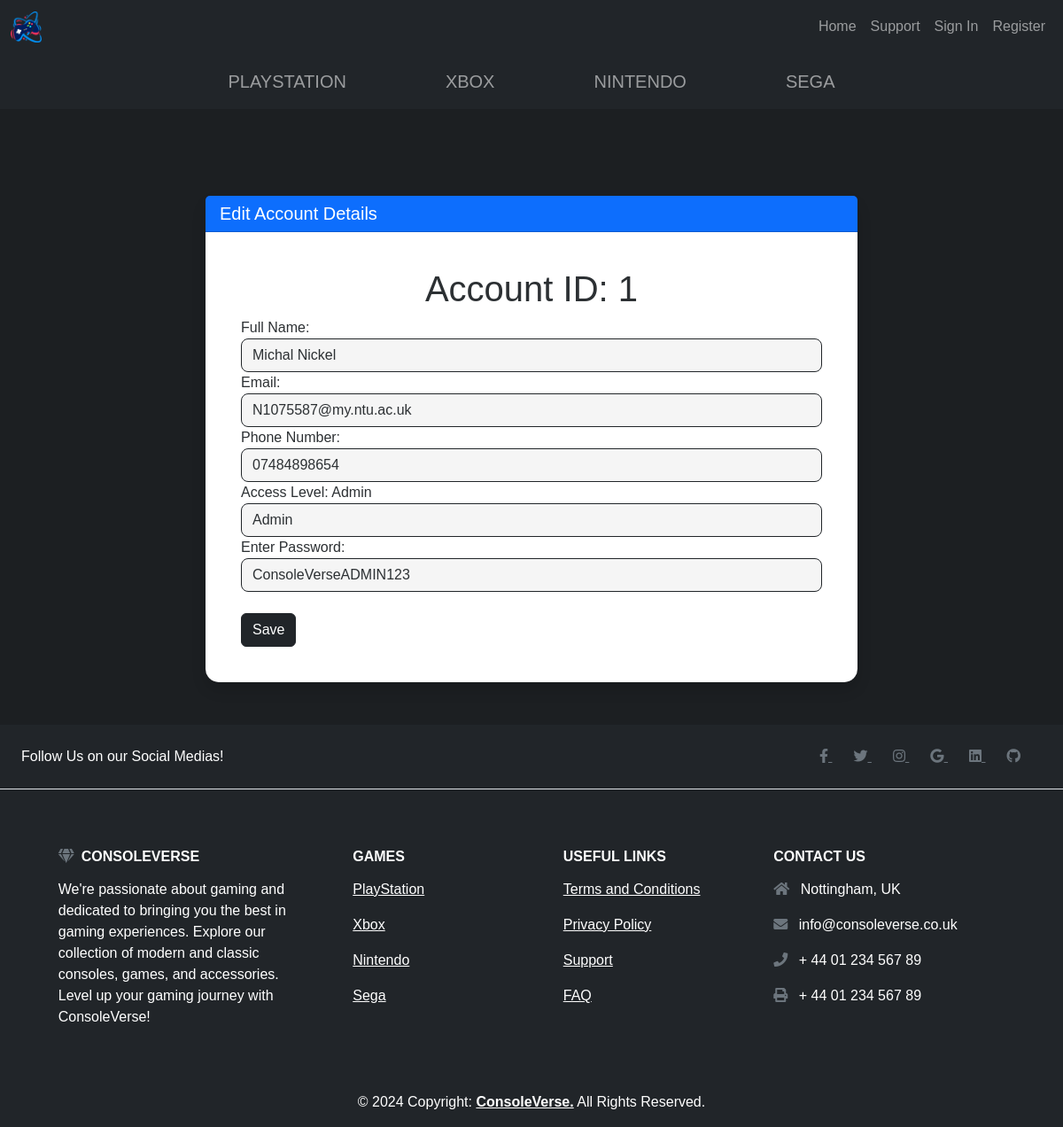
Page /ModifyAccountFORM.php?acc_id=1 on the committed database.
### tables this page shows
CREATE TABLE `accounts` (
  `acc_id` int(11) NOT NULL,
  `fullname` varchar(30) NOT NULL,
  `email` varchar(30) NOT NULL,
  `phone_number` varchar(30) NOT NULL,
  `password` varchar(30) NOT NULL,
  `level` varchar(10) NOT NULL DEFAULT 'User'
);

### ModifyAccountFORM.php (the view, shortened to what this page needs)
<!DOCTYPE HTML>
<html lang="en-uk">
<head>
    <link href="https://cdn.jsdelivr.net/npm/bootstrap@5.3.2/dist/css/bootstrap.min.css" rel="stylesheet">
    <link rel="stylesheet" href="https://cdnjs.cloudflare.com/ajax/libs/font-awesome/5.15.3/css/all.min.css">
    <link rel="stylesheet" type="text/css" href="ConsoleVerse.css" />
    <?php
        include "connection.php";
        $acc_id = $_REQUEST["acc_id"];
        $sql = "SELECT * FROM accounts WHERE acc_id='$acc_id'";
        $result = mysqli_query($con, $sql);
        $row = mysqli_fetch_assoc($result);
    ?>
</head>
<body>
    <nav class="navbar navbar-expand-lg navbar-dark bg-dark">
        <div class="container-fluid">
            <img class="navbar-brand" src="Logo/Logo.png" alt="Company Logo" width="3%" height="3%">
            <div class="collapse navbar-collapse" id="navbarSupportedContent">
                <ul class="navbar-nav ms-auto mb-2 mb-lg-0">
                    <li class="nav-item">
                        <a class="nav-link" href="index.php">Home</a>
                    </li>
                    <li class="nav-item">
                        <a class="nav-link" href="Support.php">Support</a>
                    </li>
                    <?php
                        if(!isset($_SESSION["fullname"])){
                            echo "<li class='nav-item'>";
                            echo "<a class='nav-link' href='SignIn.php'>Sign In</a>";
                            echo "</li>";
                        }
                        else {
                            echo "<li class='nav-item'>";
                            echo "<a class='nav-link' href='SignIn.php'>Account: " .$_SESSION["fullname"]."</a>";
                            echo "</li>";
                        }
                    ?>
                    <li class="nav-item">
                        <a class="nav-link" href="Register.php">Register</a>
                    </li>
                </ul>
            </div>
        </div>
    </nav>
    <nav class="navbar navbar-expand-lg navbar-dark bg-dark">
        <ul class="navbar-nav mx-auto mb-2 mb-lg-0">
            <li class="nav-item">
                <a class="nav-link mx-5 consolelinks" href="PlayStation.php">PLAYSTATION</a>
            </li>
            <li class="nav-item">
                <a class="nav-link mx-5 consolelinks" href="Xbox.php">XBOX</a>
            </li>
            <li class="nav-item">
                <a class="nav-link mx-5 consolelinks" href="Nintendo.php">NINTENDO</a>
            </li>
            <li class="nav-item">
                <a class="nav-link mx-5 consolelinks" href="Sega.php">SEGA</a>
            </li>
        </ul>
    </nav>
    <div class="container mt-5">
        <div class="row justify-content-center">
            <div class="col-lg-8">
                <div class="card shadow">
                    <div class="card-header bg-primary text-white">
                        <h5 class="card-title mb-0">Edit Account Details</h5>
                    </div>
                    <div class="card-body">
                        <form action="MyAccount_Script.php" method="post" class="needs-validation" novalidate>
                            <div class="form-group">
                                <h1>Account ID: <?php echo $row['acc_id']; ?></h1>
                            </div>
                            <div class="form-group">
                                <label for="fullname">Full Name:</label>
                                <input type="text" class="form-control" id="fullname" name="fullname" value="<?php echo $row["fullname"]; ?>">
                            </div>
                            <div class="form-group">
                                <label for="email">Email:</label>
                                <input type="email" class="form-control" pattern="(a-z0-9._%+\-)+@(a-z0-9.\-)+\.(a-z){2,}$" required id="email" name="email" value="<?php echo $row["email"]; ?>">
                            </div>
                            <div class="form-group">
                                <label for="phone_number">Phone Number:</label>
                                <input type="text" class="form-control" pattern="[0-9]{11}" required id="phone_number" name="phone_number" value="<?php echo $row["phone_number"]; ?>">
                            </div>
                            <div class="form-group">
                                <label for="level">Access Level:</label>
                                <?php echo $level = $row["level"]; ?>
                                <select class="form-control" id="level" name="level">
                                    <option value="Admin">Admin</option>
                                </select>
                            </div>
                            <div class="form-group">
                                <label for="password">Enter Password:</label>
                                <input type="text" class="form-control" pattern="[0-9]{11}" required id="password" name="password" value="<?php echo $row["password"]; ?>">
                            </div>
                            <br>
                            <button type="submit" class="btn btn-primary">Save</button>
                        </form>
                    </div>
                </div>
            </div>
        </div>
    </div>
    <br><br>
</body>
<footer class="text-center text-lg-start bg-dark text-white">
    <section class="d-flex justify-content-center justify-content-lg-between p-4 border-bottom">
        <div class="me-5 d-none d-lg-block">
            <span>Follow Us on our Social Medias!</span>
        </div>
        <div>
            <a href="https://www.facebook.com" class="me-4 link-secondary" target="_blank">
                <i class="fab fa-facebook-f"></i>
            </a>
            <a href="https://twitter.com" class="me-4 link-secondary" target="_blank">
                <i class="fab fa-twitter"></i>
            </a>
            <a href="https://www.instagram.com" class="me-4 link-secondary" target="_blank">
                <i class="fab fa-instagram"></i>
            </a>
            <a href="https://plus.google.com" class="me-4 link-secondary" target="_blank">
                <i class="fab fa-google"></i>
            </a>
            <a href="https://www.linkedin.com" class="me-4 link-secondary" target="_blank">
                <i class="fab fa-linkedin"></i>
            </a>
            <a href="https://github.com" class="me-4 link-secondary" target="_blank">
                <i class="fab fa-github"></i>
            </a>
        </div>
    </section>
    <section class="p-3">
        <div class="container text-center text-md-start">
            <div class="row">
                <div class="col-md-3 col-lg-4 col-xl-3 mx-auto mb-4">
                    <h6 class="text-uppercase fw-bold mb-3">
                        <i class="fas fa-gem me-2 text-secondary"></i>ConsoleVerse
                    </h6>
                    <p>
                        We're passionate about gaming and dedicated to bringing you the best in gaming experiences.
                        Explore our collection of modern and classic consoles, games, and accessories.
                        Level up your gaming journey with ConsoleVerse!
                    </p>
                </div>
                <div class="col-md-2 col-lg-2 col-xl-2 mx-auto mb-4">
                    <h6 class="text-uppercase fw-bold mb-3">
                        Games
                    </h6>
                    <p>
                        <a href="https://www.playstation.com/en-gb/" class="text-reset">PlayStation</a>
                    </p>
                    <p>
                        <a href="https://www.xbox.com/en-GB/microsoft-store" class="text-reset">Xbox</a>
                    </p>
                    <p>
                        <a href="https://www.nintendo.co.uk/Nintendo-eShop/Nintendo-eShop-1806894.html" class="text-reset">Nintendo</a>
                    </p>
                    <p>
                        <a href="https://shop.sega.com" class="text-reset">Sega</a>
                    </p>
                </div>
                <div class="col-md-3 col-lg-2 col-xl-2 mx-auto mb-4">
                    <h6 class="text-uppercase fw-bold mb-3">
                        Useful links
                    </h6>
                    <p>
                        <a href="TermsandConditions.php" class="text-reset">Terms and Conditions</a>
                    </p>
                    <p>
                        <a href="PrivacyPolicy.php" class="text-reset">Privacy Policy</a>
                    </p>
                    <p>
                        <a href="Support.php" class="text-reset">Support</a>
                    </p>
                    <p>
                        <a href="FAQ.php" class="text-reset">FAQ</a>
                    </p>
                </div>
                <div class="col-md-4 col-lg-3 col-xl-3 mx-auto mb-md-0 mb-4">
                    <h6 class="text-uppercase fw-bold mb-3">Contact Us</h6>
                    <p><i class="fas fa-home me-2 text-secondary"></i> Nottingham, UK</p>
                    <p>
                        <i class="fas fa-envelope me-2 text-secondary"></i>
                        info@consoleverse.co.uk
                    </p>
                    <p><i class="fas fa-phone me-2 text-secondary"></i> + 44 01 234 567 89</p>
                    <p><i class="fas fa-print me-2 text-secondary"></i> + 44 01 234 567 89</p>
                </div>
            </div>
        </div>
    </section>
    <div class="text-center p-3" bg-dark>
        © 2024 Copyright:
        <a class="text-reset fw-bold" href="index.php"> ConsoleVerse.</a>
        All Rights Reserved.
    </div>
</footer>
</html>

### ConsoleVerse.css (style rules this page uses)
body { background-color: #1C1F22; font-family: 'Gill Sans', 'Gill Sans MT', Calibri, 'Trebuchet MS', sans-serif; color: whitesmoke; margin: 0; padding: 0; }
.navbar { margin-top: 0; }
.consolelinks { font-size: 20px; }
h1 { text-align:center; }
.container { padding-top: 50px; }
.card { border: none; border-radius: 15px; box-shadow: 0 0 20px rgba(0, 0, 0, 0.1); background-color: white; color: #2C3033; }
.card-body { padding: 40px; }
.form-control { border: 1px solid #212529; border-radius: 8px; color: #2C3033; background-color: whitesmoke; }
.form-control::placeholder { color: #2C3033; }
.btn-primary { background-color: #212529; border: 1px solid #212529; }

### rows in the picture
accounts: acc_id "1", fullname "Michal Nickel", email "N1075587@my.ntu.ac.uk", phone_number "07484898654", level "Admin", password "ConsoleVerseADMIN123"
